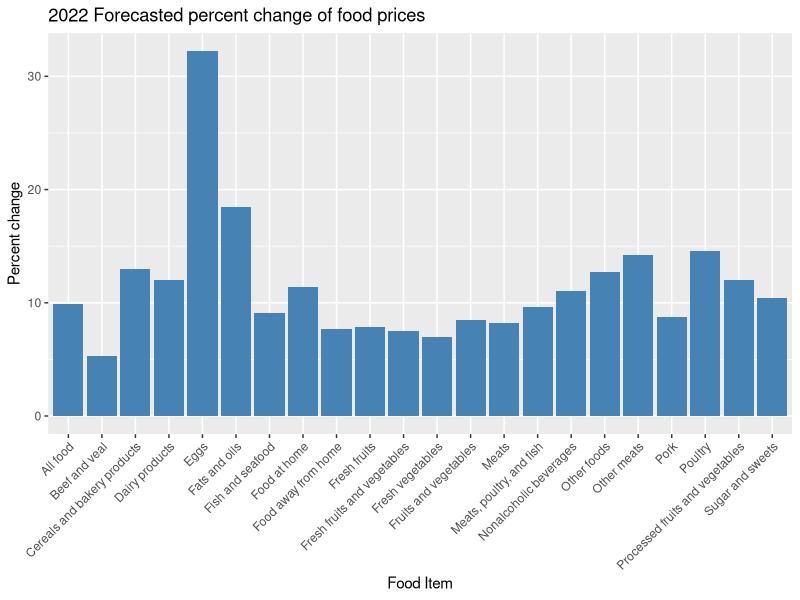
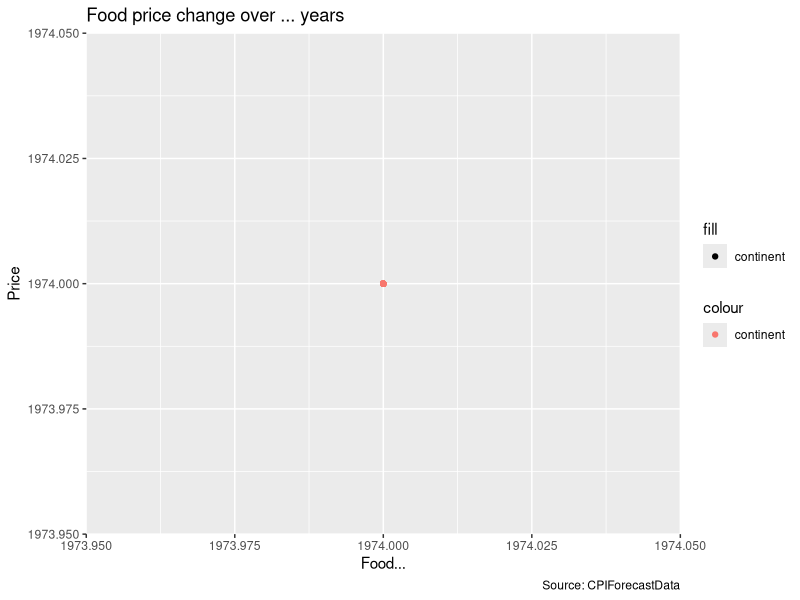

Write R code to recreate these figures, in order.
## ---- chunk 1
knitr::opts_chunk$set(echo = TRUE)
install.packages("tidyverse")
install.packages("xlsx")
install.packages("readxl")
## ---- chunk 2
library(readxl)
CPIForecastData <- read_excel("CPIForecast.xlsx",
                              skip = 1)
CPIHistoricalData <- read_excel("historicalcpi.xlsx", 
                                skip = 1)
## ---- chunk 3

  library(ggplot2)

CPIForecastData_cropped <- head(CPIForecastData, 27)

# Replace non-numeric values with missing values in the "Annual 2022" and Consumer Price Index item" column

CPIForecastData_cropped$`Annual 2022` <- ifelse(grepl("[^0-9.]+", CPIForecastData_cropped$`Annual 2022`),
                                        NA,
                                        as.numeric(gsub("[^0-9.]+", "", CPIForecastData$`Annual 2022`)))

### Subset the data to remove rows with missing values in the "Annual 2022" and "Consumer Price Index item" column

CPIForecastData_complete <- CPIForecastData_cropped[complete.cases(CPIForecastData_cropped$`Annual 2022`), ]
CPIForecastData_complete <- CPIForecastData_cropped[complete.cases(CPIForecastData_cropped$`Consumer Price Index item`), ]

### Bar graph for 2022 Forecast Data

ggplot(data = CPIForecastData_complete, aes(x=`Consumer Price Index item`, y=`Annual 2022`)) +
  geom_bar(stat="identity", fill="steelblue") +
  labs(title="2022 Forecasted percent change of food prices", x="Food Item", y="Percent change") +
  theme(axis.text.x = element_text(angle = 45, hjust = 1))

## ---- chunk 4

p <- ggplot(data = CPIHistoricalData,
            mapping = aes(x = 1974,
                          y = 1974))
                          
p + geom_point(data = CPIHistoricalData , mapping = aes(color = "continent",
                          fill = "continent")) +
  geom_smooth(method = "loess") +
  labs(x = "Food...", 
       y = "Price", 
       title = "Food price change over ... years",
       caption = "Source: CPIForecastData")
